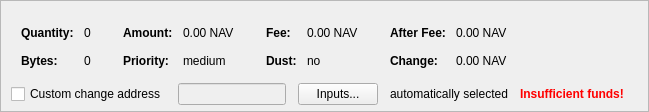
    <widget class="QFrame" name="frameCoinControl">
     <property name="sizePolicy">
      <sizepolicy hsizetype="Expanding" vsizetype="Expanding">
       <horstretch>0</horstretch>
       <verstretch>0</verstretch>
      </sizepolicy>
     </property>
     <property name="maximumSize">
      <size>
       <width>16777215</width>
       <height>16777215</height>
      </size>
     </property>
     <property name="frameShape">
      <enum>QFrame::StyledPanel</enum>
     </property>
     <property name="frameShadow">
      <enum>QFrame::Sunken</enum>
     </property>
     <layout class="QVBoxLayout" name="verticalLayoutCoinControl2">
      <property name="spacing">
       <number>0</number>
      </property>
      <property name="leftMargin">
       <number>0</number>
      </property>
      <property name="topMargin">
       <number>0</number>
      </property>
      <property name="rightMargin">
       <number>0</number>
      </property>
      <property name="bottomMargin">
       <number>6</number>
      </property>
      <item>
       <layout class="QVBoxLayout" name="verticalLayoutCoinControl" stretch="0,0,0">
        <property name="spacing">
         <number>0</number>
        </property>
        <property name="leftMargin">
         <number>10</number>
        </property>
        <property name="topMargin">
         <number>10</number>
        </property>
        <item>
         <layout class="QHBoxLayout" name="horizontalLayoutCoinControl2" stretch="0">
          <property name="spacing">
           <number>8</number>
          </property>
          <property name="bottomMargin">
           <number>10</number>
          </property>
          <item>
           <spacer name="horizontalSpacerCoinControl">
            <property name="orientation">
             <enum>Qt::Horizontal</enum>
            </property>
            <property name="sizeHint" stdset="0">
             <size>
              <width>40</width>
              <height>1</height>
             </size>
            </property>
           </spacer>
          </item>
         </layout>
        </item>
        <item>
         <widget class="QWidget" name="widgetCoinControl" native="true">
          <property name="sizePolicy">
           <sizepolicy hsizetype="Preferred" vsizetype="Preferred">
            <horstretch>0</horstretch>
            <verstretch>0</verstretch>
           </sizepolicy>
          </property>
          <property name="minimumSize">
           <size>
            <width>0</width>
            <height>0</height>
           </size>
          </property>
          <property name="styleSheet">
           <string notr="true"/>
          </property>
          <layout class="QHBoxLayout" name="horizontalLayoutCoinControl5">
           <property name="leftMargin">
            <number>0</number>
           </property>
           <property name="topMargin">
            <number>0</number>
           </property>
           <property name="rightMargin">
            <number>0</number>
           </property>
           <property name="bottomMargin">
            <number>0</number>
           </property>
           <item>
            <layout class="QHBoxLayout" name="horizontalLayoutCoinControl3" stretch="0,0,0,1">
             <property name="spacing">
              <number>20</number>
             </property>
             <property name="topMargin">
              <number>0</number>
             </property>
             <property name="bottomMargin">
              <number>10</number>
             </property>
             <item>
              <layout class="QFormLayout" name="formLayoutCoinControl1">
               <property name="horizontalSpacing">
                <number>10</number>
               </property>
               <property name="verticalSpacing">
                <number>14</number>
               </property>
               <property name="leftMargin">
                <number>10</number>
               </property>
               <property name="topMargin">
                <number>4</number>
               </property>
               <property name="rightMargin">
                <number>6</number>
               </property>
               <item row="0" column="0">
                <widget class="QLabel" name="labelCoinControlQuantityText">
                 <property name="font">
                  <font>
                   <weight>75</weight>
                   <bold>true</bold>
                  </font>
                 </property>
                 <property name="text">
                  <string>Quantity:</string>
                 </property>
                 <property name="margin">
                  <number>0</number>
                 </property>
                </widget>
               </item>
               <item row="0" column="1">
                <widget class="QLabel" name="labelCoinControlQuantity">
                 <property name="cursor">
                  <cursorShape>IBeamCursor</cursorShape>
                 </property>
                 <property name="contextMenuPolicy">
                  <enum>Qt::ActionsContextMenu</enum>
                 </property>
                 <property name="text">
                  <string notr="true">0</string>
                 </property>
                 <property name="margin">
                  <number>0</number>
                 </property>
                 <property name="textInteractionFlags">
                  <set>Qt::LinksAccessibleByMouse|Qt::TextSelectableByKeyboard|Qt::TextSelectableByMouse</set>
                 </property>
                </widget>
               </item>
               <item row="1" column="0">
                <widget class="QLabel" name="labelCoinControlBytesText">
                 <property name="font">
                  <font>
                   <weight>75</weight>
                   <bold>true</bold>
                  </font>
                 </property>
                 <property name="text">
                  <string>Bytes:</string>
                 </property>
                </widget>
               </item>
               <item row="1" column="1">
                <widget class="QLabel" name="labelCoinControlBytes">
                 <property name="cursor">
                  <cursorShape>IBeamCursor</cursorShape>
                 </property>
                 <property name="contextMenuPolicy">
                  <enum>Qt::ActionsContextMenu</enum>
                 </property>
                 <property name="text">
                  <string notr="true">0</string>
                 </property>
                 <property name="textInteractionFlags">
                  <set>Qt::LinksAccessibleByMouse|Qt::TextSelectableByKeyboard|Qt::TextSelectableByMouse</set>
                 </property>
                </widget>
               </item>
              </layout>
             </item>
             <item>
              <layout class="QFormLayout" name="formLayoutCoinControl2">
               <property name="horizontalSpacing">
                <number>10</number>
               </property>
               <property name="verticalSpacing">
                <number>14</number>
               </property>
               <property name="leftMargin">
                <number>6</number>
               </property>
               <property name="topMargin">
                <number>4</number>
               </property>
               <property name="rightMargin">
                <number>6</number>
               </property>
               <item row="0" column="0">
                <widget class="QLabel" name="labelCoinControlAmountText">
                 <property name="font">
                  <font>
                   <weight>75</weight>
                   <bold>true</bold>
                  </font>
                 </property>
                 <property name="text">
                  <string>Amount:</string>
                 </property>
                 <property name="margin">
                  <number>0</number>
                 </property>
                </widget>
               </item>
               <item row="0" column="1">
                <widget class="QLabel" name="labelCoinControlAmount">
                 <property name="cursor">
                  <cursorShape>IBeamCursor</cursorShape>
                 </property>
                 <property name="contextMenuPolicy">
                  <enum>Qt::ActionsContextMenu</enum>
                 </property>
                 <property name="text">
                  <string notr="true">0.00 NAV</string>
                 </property>
                 <property name="textInteractionFlags">
                  <set>Qt::LinksAccessibleByMouse|Qt::TextSelectableByKeyboard|Qt::TextSelectableByMouse</set>
                 </property>
                </widget>
               </item>
               <item row="1" column="0">
                <widget class="QLabel" name="labelCoinControlPriorityText">
                 <property name="font">
                  <font>
                   <weight>75</weight>
                   <bold>true</bold>
                  </font>
                 </property>
                 <property name="text">
                  <string>Priority:</string>
                 </property>
                </widget>
               </item>
               <item row="1" column="1">
                <widget class="QLabel" name="labelCoinControlPriority">
                 <property name="cursor">
                  <cursorShape>IBeamCursor</cursorShape>
                 </property>
                 <property name="contextMenuPolicy">
                  <enum>Qt::ActionsContextMenu</enum>
                 </property>
                 <property name="text">
                  <string notr="true">medium</string>
                 </property>
                 <property name="textInteractionFlags">
                  <set>Qt::LinksAccessibleByMouse|Qt::TextSelectableByKeyboard|Qt::TextSelectableByMouse</set>
                 </property>
                </widget>
               </item>
              </layout>
             </item>
             <item>
              <layout class="QFormLayout" name="formLayoutCoinControl3">
               <property name="horizontalSpacing">
                <number>10</number>
               </property>
               <property name="verticalSpacing">
                <number>14</number>
               </property>
               <property name="leftMargin">
                <number>6</number>
               </property>
               <property name="topMargin">
                <number>4</number>
               </property>
               <property name="rightMargin">
                <number>6</number>
               </property>
               <item row="0" column="0">
                <widget class="QLabel" name="labelCoinControlFeeText">
                 <property name="font">
                  <font>
                   <weight>75</weight>
                   <bold>true</bold>
                  </font>
                 </property>
                 <property name="text">
                  <string>Fee:</string>
                 </property>
                 <property name="margin">
                  <number>0</number>
                 </property>
                </widget>
               </item>
               <item row="0" column="1">
                <widget class="QLabel" name="labelCoinControlFee">
                 <property name="cursor">
                  <cursorShape>IBeamCursor</cursorShape>
                 </property>
                 <property name="contextMenuPolicy">
                  <enum>Qt::ActionsContextMenu</enum>
                 </property>
                 <property name="text">
                  <string notr="true">0.00 NAV</string>
                 </property>
                 <property name="textInteractionFlags">
                  <set>Qt::LinksAccessibleByMouse|Qt::TextSelectableByKeyboard|Qt::TextSelectableByMouse</set>
                 </property>
                </widget>
               </item>
               <item row="1" column="0">
                <widget class="QLabel" name="labelCoinControlLowOutputText">
                 <property name="font">
                  <font>
                   <weight>75</weight>
                   <bold>true</bold>
                  </font>
                 </property>
                 <property name="text">
                  <string>Dust:</string>
                 </property>
                </widget>
               </item>
               <item row="1" column="1">
                <widget class="QLabel" name="labelCoinControlLowOutput">
                 <property name="cursor">
                  <cursorShape>IBeamCursor</cursorShape>
                 </property>
                 <property name="contextMenuPolicy">
                  <enum>Qt::ActionsContextMenu</enum>
                 </property>
                 <property name="text">
                  <string notr="true">no</string>
                 </property>
                 <property name="textInteractionFlags">
                  <set>Qt::LinksAccessibleByMouse|Qt::TextSelectableByKeyboard|Qt::TextSelectableByMouse</set>
                 </property>
                </widget>
               </item>
              </layout>
             </item>
             <item>
              <layout class="QFormLayout" name="formLayoutCoinControl4">
               <property name="horizontalSpacing">
                <number>10</number>
               </property>
               <property name="verticalSpacing">
                <number>14</number>
               </property>
               <property name="leftMargin">
                <number>6</number>
               </property>
               <property name="topMargin">
                <number>4</number>
               </property>
               <property name="rightMargin">
                <number>6</number>
               </property>
               <item row="0" column="0">
                <widget class="QLabel" name="labelCoinControlAfterFeeText">
                 <property name="font">
                  <font>
                   <weight>75</weight>
                   <bold>true</bold>
                  </font>
                 </property>
                 <property name="text">
                  <string>After Fee:</string>
                 </property>
                 <property name="margin">
                  <number>0</number>
                 </property>
                </widget>
               </item>
               <item row="0" column="1">
                <widget class="QLabel" name="labelCoinControlAfterFee">
                 <property name="cursor">
                  <cursorShape>IBeamCursor</cursorShape>
                 </property>
                 <property name="contextMenuPolicy">
                  <enum>Qt::ActionsContextMenu</enum>
                 </property>
                 <property name="text">
                  <string notr="true">0.00 NAV</string>
                 </property>
                 <property name="textInteractionFlags">
                  <set>Qt::LinksAccessibleByMouse|Qt::TextSelectableByKeyboard|Qt::TextSelectableByMouse</set>
                 </property>
                </widget>
               </item>
               <item row="1" column="0">
                <widget class="QLabel" name="labelCoinControlChangeText">
                 <property name="font">
                  <font>
                   <weight>75</weight>
                   <bold>true</bold>
                  </font>
                 </property>
                 <property name="text">
                  <string>Change:</string>
                 </property>
                </widget>
               </item>
               <item row="1" column="1">
                <widget class="QLabel" name="labelCoinControlChange">
                 <property name="cursor">
                  <cursorShape>IBeamCursor</cursorShape>
                 </property>
                 <property name="contextMenuPolicy">
                  <enum>Qt::ActionsContextMenu</enum>
                 </property>
                 <property name="text">
                  <string notr="true">0.00 NAV</string>
                 </property>
                 <property name="textInteractionFlags">
                  <set>Qt::LinksAccessibleByMouse|Qt::TextSelectableByKeyboard|Qt::TextSelectableByMouse</set>
                 </property>
                </widget>
               </item>
              </layout>
             </item>
            </layout>
           </item>
          </layout>
         </widget>
        </item>
        <item>
         <layout class="QHBoxLayout" name="horizontalLayoutCoinControl4" stretch="0,0,0,0,0,0">
          <property name="spacing">
           <number>12</number>
          </property>
          <property name="sizeConstraint">
           <enum>QLayout::SetDefaultConstraint</enum>
          </property>
          <property name="topMargin">
           <number>5</number>
          </property>
          <property name="rightMargin">
           <number>5</number>
          </property>
          <item>
           <widget class="QCheckBox" name="checkBoxCoinControlChange">
            <property name="toolTip">
             <string>If this is activated, but the change address is empty or invalid, change will be sent to a newly generated address.</string>
            </property>
            <property name="text">
             <string>Custom change address</string>
            </property>
           </widget>
          </item>
          <item>
           <widget class="QValidatedLineEdit" name="lineEditCoinControlChange">
            <property name="enabled">
             <bool>false</bool>
            </property>
            <property name="sizePolicy">
             <sizepolicy hsizetype="Expanding" vsizetype="Fixed">
              <horstretch>0</horstretch>
              <verstretch>0</verstretch>
             </sizepolicy>
            </property>
           </widget>
          </item>
          <item>
           <widget class="QPushButton" name="pushButtonCoinControl">
            <property name="styleSheet">
             <string notr="true"/>
            </property>
            <property name="text">
             <string>Inputs...</string>
            </property>
            <property name="autoDefault">
             <bool>false</bool>
            </property>
           </widget>
          </item>
          <item>
           <widget class="QLabel" name="labelCoinControlAutomaticallySelected">
            <property name="text">
             <string>automatically selected</string>
            </property>
            <property name="margin">
             <number>5</number>
            </property>
           </widget>
          </item>
          <item>
           <widget class="QLabel" name="labelCoinControlInsuffFunds">
            <property name="font">
             <font>
              <weight>75</weight>
              <bold>true</bold>
             </font>
            </property>
            <property name="styleSheet">
             <string notr="true">color:red;font-weight:bold;</string>
            </property>
            <property name="text">
             <string>Insufficient funds!</string>
            </property>
            <property name="margin">
             <number>5</number>
            </property>
           </widget>
          </item>
          <item>
           <widget class="QLabel" name="labelCoinControlChangeLabel">
            <property name="sizePolicy">
             <sizepolicy hsizetype="Preferred" vsizetype="Expanding">
              <horstretch>0</horstretch>
              <verstretch>0</verstretch>
             </sizepolicy>
            </property>
            <property name="minimumSize">
             <size>
              <width>0</width>
              <height>0</height>
             </size>
            </property>
            <property name="text">
             <string/>
            </property>
            <property name="margin">
             <number>3</number>
            </property>
           </widget>
          </item>
         </layout>
        </item>
       </layout>
      </item>
     </layout>
    </widget>
